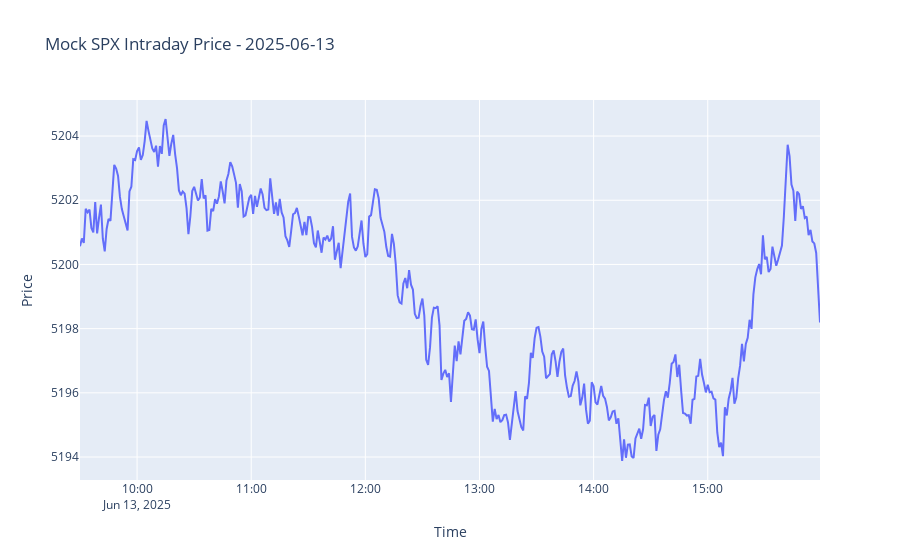

The cell this chart's notebook holds for it:
### Code cell
# Plot the SPX closing price to visualize the intraday movement
fig = px.line(spx_df, y='close', title='Mock SPX Intraday Price - 2025-06-13', labels={'timestamp': 'Time', 'close': 'Price'})
fig.show()

### Figure 1 — Plotly figure (JSON) as saved in the notebook; plotly's stock layout.template omitted (floating-point values rounded to 4 significant figures; data arrays with more than 128 entries replaced by an {"elided": "..."} marker saying what was removed)
{"data": [{"hovertemplate": "Time=%{x}<br>Price=%{y}<extra></extra>", "legendgroup": "", "line": {"color": "#636efa", "dash": "solid"}, "marker": {"symbol": "circle"}, "mode": "lines", "name": "", "orientation": "v", "showlegend": false, "type": "scatter", "x": {"elided": "390 str values"}, "xaxis": "x", "y": {"elided": "390 float values"}, "yaxis": "y"}], "layout": {"legend": {"tracegroupgap": 0}, "title": {"text": "Mock SPX Intraday Price - 2025-06-13"}, "xaxis": {"anchor": "y", "domain": [0, 1], "title": {"text": "Time"}}, "yaxis": {"anchor": "x", "domain": [0, 1], "title": {"text": "Price"}}}}
